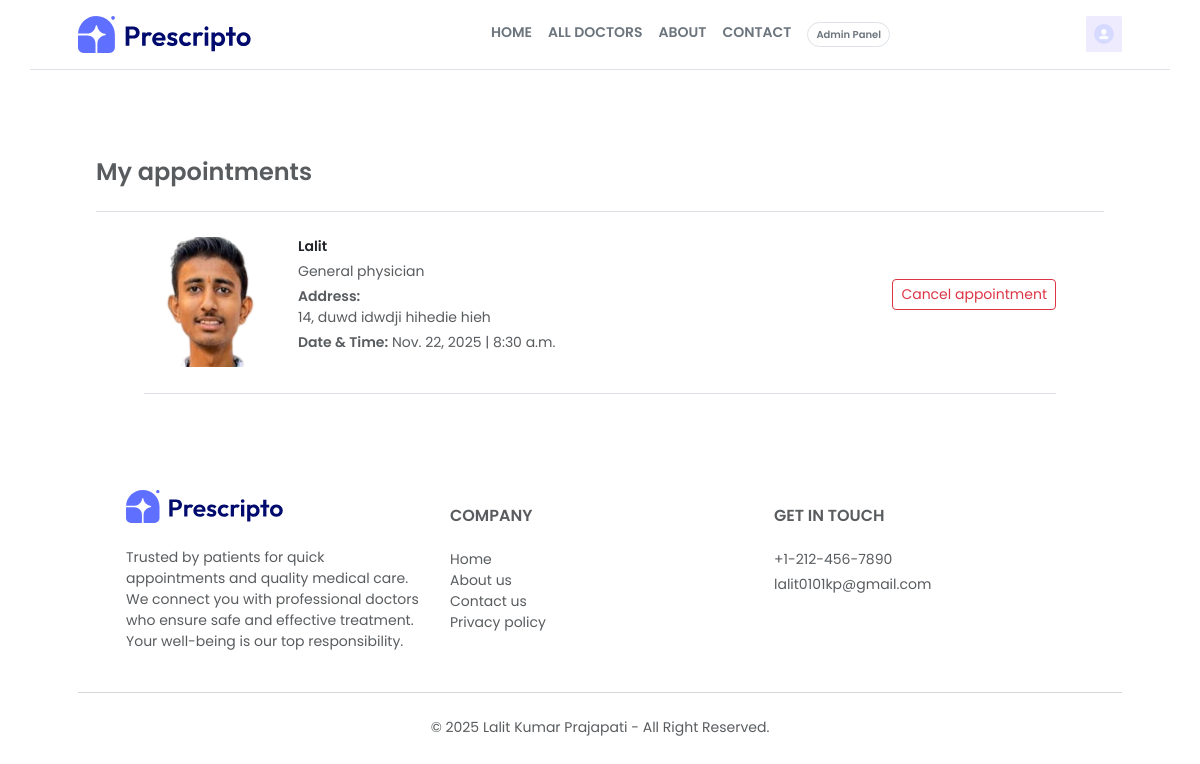
/user_appointment/ (signed in), run on an earlier commit of the app's database.
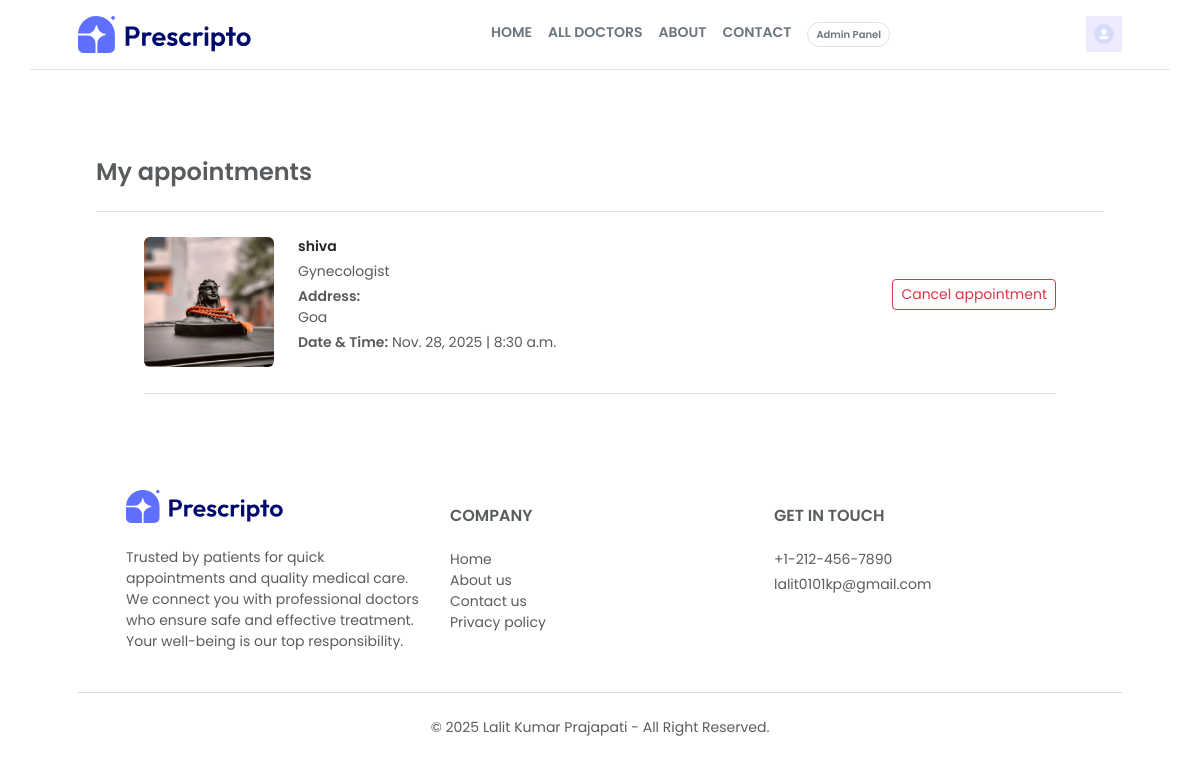
And on a later commit of the database.
### appointment/models.py (models this page shows, shortened)
class Appointment(models.Model):
    STATUS_CHOICES = (
        ('Pending', 'Pending'),
        ('Approved', 'Approved'),
        ('Cancelled', 'Cancelled'),
    )
    user = models.ForeignKey(Patients, on_delete=models.CASCADE)
    doctor = models.ForeignKey(Doctor, on_delete=models.CASCADE)
    appointment_date = models.DateField()
    appointment_time = models.TimeField()
    status = models.CharField(max_length=10, choices=STATUS_CHOICES, default='Pending')
    created_at = models.DateTimeField(auto_now_add=True)

class Doctor(models.Model):
    image = models.ImageField(upload_to='doctor_image')
    name = models.CharField(max_length=100)
    email = models.EmailField()
    username = models.CharField(max_length=255, unique=True)
    password = models.CharField(max_length=100)
    experience = models.IntegerField()
    fees = models.FloatField()
    category = models.ForeignKey(Category, on_delete=models.CASCADE)
    degree = models.CharField(max_length=50)
    about = models.TextField()
    address = models.TextField()

class Category(models.Model):
    name = models.CharField(max_length=100)
    def __str__(self):
        return self.name

### appointment/views.py (the view)
# urls.py: path('user_appointment/', views.user_appointment, name='user_appointment'),
def user_appointment(request):
    if 'login' in request.session:
        username = request.session['login']
        user = Patients.objects.get(username=username)
        appointments = Appointment.objects.filter(user=user)
        return render(request, 'user_appointment.html', {'appointments': appointments})
    else:
        messages.error(request, "Please login first!")
        return redirect('login')

### templates/user_appointment.html (shortened to what this page needs)
{% extends "layout.html" %}
{% load static %}
{% block contant %}
    <section class="mt-5 px-5">
        <div class="container py-4 px-5">
            <h2 class="text-muted fs-4 fw-semibold text-light mb-4 mt-3">My appointments</h2>
            <div class="border-top pt-4 px-5">
                {% if appointments %}
                    {% for appointment in appointments %}
                        {% if appointment.status == 'Pending' %}
                            <div class="d-flex flex-column flex-sm-row align-items-sm-center border-bottom pb-4 mb-4">
                                <div class="flex-shrink-0 bg-light rounded">
                                    <img src="{{ appointment.doctor.image.url }}"
                                        alt="Portrait of Dr. Emily Larson" class="rounded object-fit-cover" width="130" height="130">
                                </div>
                                <div class="flex-grow-1 mt-3 mt-sm-0 ms-sm-4 small text-dark">
                                    <p class="fw-semibold text-dark mb-1">{{  appointment.doctor.name  }}</p>
                                    <p class="text-muted mb-1">{{ appointment.doctor.category  }}</p>
                                    <p class="text-muted mb-1">
                                        <span class="fw-semibold">Address:</span><br>
                                        {{ appointment.doctor.address }}
                                    </p>
                                    <p class="text-muted mt-1">
                                        <span class="fw-semibold">Date &amp; Time:</span>
                                        {{ appointment.appointment_date }} | {{  appointment.appointment_time  }}
                                    </p>
                                </div>
                                <div class="d-flex flex-column gap-3 mt-3 mt-sm-0 ms-sm-3 text-end w-sm-auto">
                                    <form method="post" action="{% url 'cancel_appointment' appointment.id %}">
                                        <button class="btn btn-outline-danger btn-sm">Cancel appointment</button>
                                    </form>
                                </div>
                            </div>
                        {% endif %}
                    {% endfor %}
                {% else %}
                        <h3 class='py-5 text-center fs-2'>Not Any Appointment Added!</h3>
                {% endif %}
            </div>
        </div>
    </section>
{% endblock %}

What changed in the data, as far as the page shows it:
no longer on this page (row edited): Appointment: doctor.image (picture), doctor.name "Lalit", doctor.category "General physician", doctor.address "14, duwd idwdji hihedie hieh", appointment_date "Nov. 22, 2025", appointment_time "8:30 a.m."
added Appointment: doctor.image (picture), doctor.name "shiva", doctor.category "Gynecologist", doctor.address "Goa", appointment_date "Nov. 28, 2025", appointment_time "8:30 a.m."
